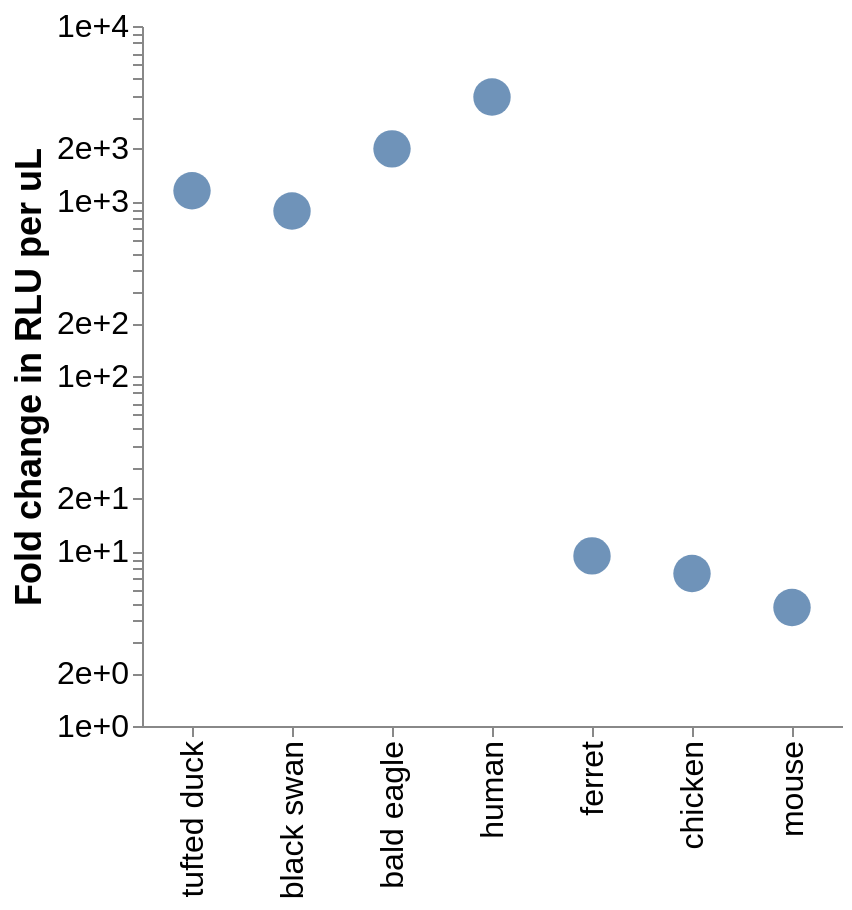

Source (notebook cell):
### Code cell
p = (
    alt.Chart(fold_change)
    .mark_point(size=350, opacity=0.8, filled=True)
    .encode(
        x=alt.X(
            "virus:N",
            sort=virus_order,
            title=None,
            axis=alt.Axis(
                labelAngle=-90,
                labelFontSize=16,
            ),
        ),
        y=alt.Y(
            "fold_change:Q",
            scale=alt.Scale(type="log"),
            title="Fold change in RLU per uL",
            axis=alt.Axis(
                labelFontSize=16,
                titleFontSize=18,
                format=".0e",
            ),
        ),
        tooltip=[
            alt.Tooltip("virus:N", title="virus"),
            alt.Tooltip("M3_RLU:Q", title="M3", format=".2f"),
            alt.Tooltip("M3_Wigeon_H5_RLU:Q", title="M3-Wigeon-H5", format=".2f"),
            alt.Tooltip("fold_change:Q", title="fold change", format=".2f"),
        ],
    )
    .properties(width=350, height=350)
    .configure_axis(
        grid=False,
        labelFontSize=16,
        titleFontSize=18,
    )
    .configure_view(
        stroke=None
    )
)

p

### Figure 1 — Vega-Lite specification as saved in the notebook (floating-point values rounded to 4 significant figures)
{"config": {"view": {"continuousWidth": 300, "continuousHeight": 300, "stroke": null}, "axis": {"grid": false, "labelFontSize": 16, "titleFontSize": 18}}, "data": {"name": "data-ace0c3471192d268b81c1002d09f501b"}, "mark": {"type": "point", "filled": true, "opacity": 0.8, "size": 350}, "encoding": {"tooltip": [{"field": "virus", "title": "virus", "type": "nominal"}, {"field": "M3_RLU", "format": ".2f", "title": "M3", "type": "quantitative"}, {"field": "M3_Wigeon_H5_RLU", "format": ".2f", "title": "M3-Wigeon-H5", "type": "quantitative"}, {"field": "fold_change", "format": ".2f", "title": "fold change", "type": "quantitative"}], "x": {"axis": {"labelAngle": -90, "labelFontSize": 16}, "field": "virus", "sort": ["tufted duck", "black swan", "bald eagle", "human", "ferret", "chicken", "mouse"], "title": null, "type": "nominal"}, "y": {"axis": {"format": ".0e", "labelFontSize": 16, "titleFontSize": 18}, "field": "fold_change", "scale": {"type": "log"}, "title": "Fold change in RLU per uL", "type": "quantitative"}}, "height": 350, "width": 350, "$schema": "https://vega.github.io/schema/vega-lite/v6.1.0.json", "datasets": {"data-ace0c3471192d268b81c1002d09f501b": [{"virus": "bald eagle", "M3_RLU": 27.67, "M3_Wigeon_H5_RLU": 54970.0, "fold_change": 1986.0}, {"virus": "black swan", "M3_RLU": 61.22, "M3_Wigeon_H5_RLU": 53630.0, "fold_change": 876.0}, {"virus": "chicken", "M3_RLU": 22.32, "M3_Wigeon_H5_RLU": 165.8, "fold_change": 7.431}, {"virus": "ferret", "M3_RLU": 77.19, "M3_Wigeon_H5_RLU": 723.9, "fold_change": 9.378}, {"virus": "human", "M3_RLU": 5.112, "M3_Wigeon_H5_RLU": 20070.0, "fold_change": 3927.0}, {"virus": "mouse", "M3_RLU": 266.7, "M3_Wigeon_H5_RLU": 1269.0, "fold_change": 4.759}, {"virus": "tufted duck", "M3_RLU": 143.9, "M3_Wigeon_H5_RLU": 164500.0, "fold_change": 1143.0}]}}
